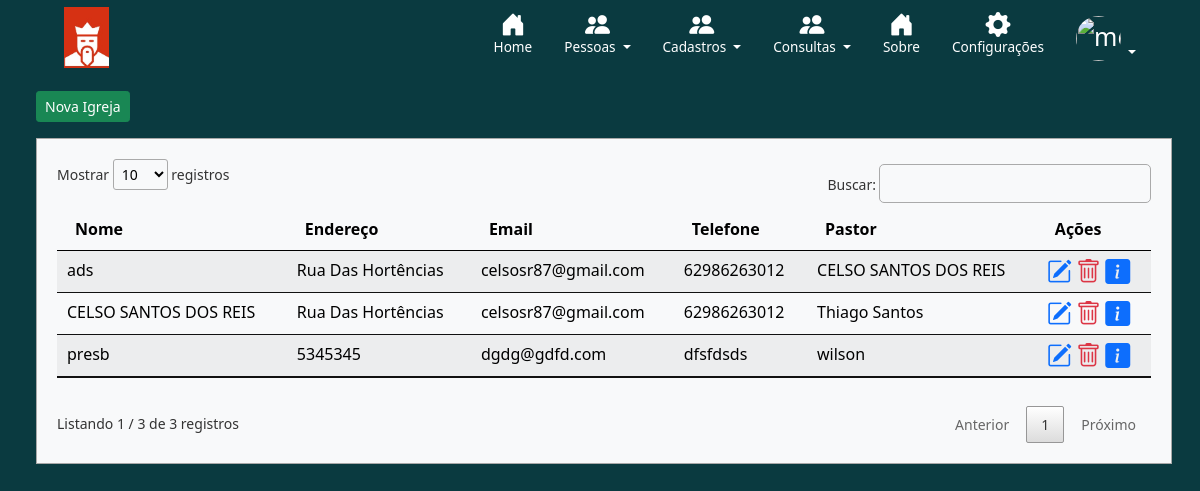
Before: /listar/igrejas/ (signed in) with the older database file.
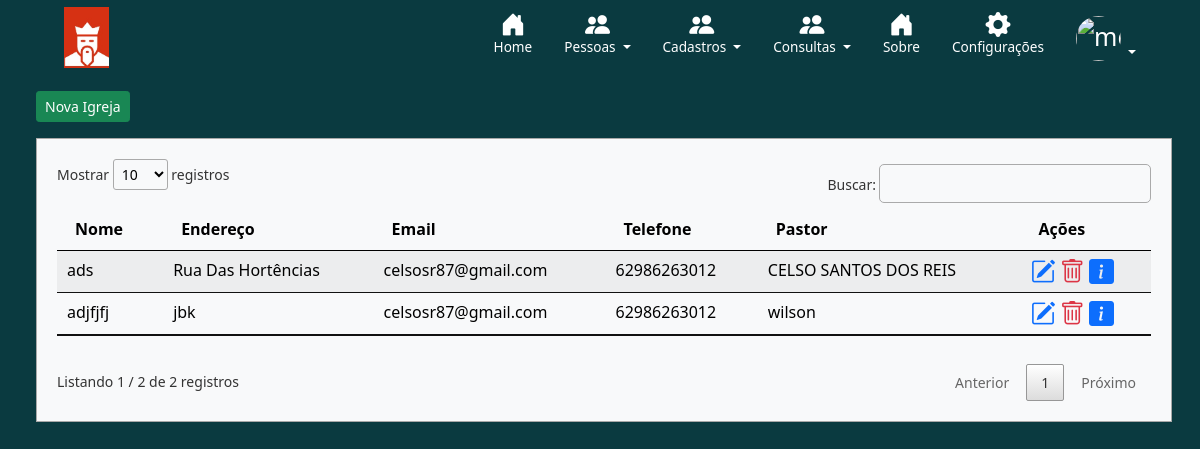
After: the same page with the newer database file.
### cadastros/models.py (models this page shows, shortened)
class Igrejas(models.Model):
    nome = models.CharField(max_length=100, verbose_name='Nome')
    endereco = models.CharField(max_length=255, verbose_name='Endereço')
    email = models.EmailField(max_length=60, verbose_name='E-mail', blank=True, null=True)
    telefone = models.CharField(max_length=20, verbose_name='Telefone')
    pastores = models.ForeignKey(Pastores, on_delete=models.PROTECT)

class Pastores(models.Model):
    nome = models.CharField(max_length=100, verbose_name='Nome')
    cpf = models.CharField(max_length=20, verbose_name='CPF')
    endereco = models.CharField(max_length=255, verbose_name='Endereço')
    email = models.EmailField(max_length=60, verbose_name='E-mail', blank=True, null=True)
    data_nascimento = models.DateField(verbose_name='Data de Nascimento')
    telefone = models.CharField(max_length=20, verbose_name='Telefone')

### cadastros/views.py (the view)
# urls.py: path('listar/igrejas/', IgrejasList.as_view(), name='listar-igrejas'),
class IgrejasList(LoginRequiredMixin, ListView):
    login_url = reverse_lazy('login')
    model = Igrejas
    template_name = 'cadastros/listas/listaigrejas.html'

### cadastros/templates/cadastros/listas/listaigrejas.html (shortened to what this page needs)
{% extends 'paginas/modelo.html' %}
{% load static %}
{% block dashboard %}
<div class="container-fluid mb-4 mx-4">
    <div class="col-md-12 my-3">
        <a href="{% url 'cadastrar-igrejas' %}" type="button" class="btn btn-success btn-sm">Nova Igreja</a>
    </div>
    <div class="tabela bg-light">
            <table id="example" class="table table-striped table-light table-hover my-4 my-4" style="width:100%">
                <thead>
                    <tr>
                        <th>Nome</th>
                        <th>Endereço</th>
                        <th class="esc">Email</th>
                        <th class="esc">Telefone</th>
                        <th class="esc">Pastor</th>
                        <th>Ações</th>
                    </tr>
                </thead>
                <tbody>
                    {% for igrejas in object_list %}
                    <tr>
                        <td>{{ igrejas.nome }}</td>
                        <td>{{ igrejas.endereco }}</td>
                        <td class="esc">{{ igrejas.email }}</td>
                        <td class="esc">{{ igrejas.telefone }}</td>
                        <td class="esc">{{ igrejas.pastores.nome }}</td>
                        <td>
                            <a href="{% url 'editar-igrejas' igrejas.pk %}"  title="Editar Registro">	<i class="bi bi-pencil-square text-primary"></i> </a>
                            <a href="{% url 'excluir-igrejas' igrejas.pk %}" title="Excluir">	<i class="bi bi-trash text-danger"></i> </a>
                            <a href="#" onclick="dados('{{ igrejas.nome }}', '{{ igrejas.cpf }}', '{{ igrejas.email }}', '{{ igrejas.telefone }}', '{{ igrejas.endereco }}')" title="Ver Dados">	<i class="bi bi-info-square-fill text-primary"></i> </a>
                        </td>
                    </tr>
                    {% empty %}
                    <tr>
                        <td colspan="3">Nenhuma Igreja </td>
                    </tr>
                    {% endfor %}
                </tbody>
            </table>
    </div>
    </div>
{% endblock %}

### paginas/templates/paginas/modelo.html (shortened to what this page needs)
{% load static %}
   <link href="{% static 'css/bootstrap.min.css' %}" rel="stylesheet">
   <!DOCTYPE html>
<html>
<head>
	<link href="https://cdn.jsdelivr.net/npm/bootstrap@5.0.1/dist/css/bootstrap.min.css" rel="stylesheet">
	<link href="{% static 'css/style.css' %}" rel="stylesheet" type="text/css">
	<link rel="stylesheet" href="https://cdn.jsdelivr.net/npm/bootstrap-icons@1.11.1/font/bootstrap-icons.css">
	<link href="https://cdn.jsdelivr.net/npm/select2@4.1.0-rc.0/dist/css/select2.min.css" rel="stylesheet" />
	<link rel="stylesheet" type="text/css" href="{% static 'DataTables/datatables.min.css' %}"/>
	<link href="{% static 'css/toastr.css' %}" rel="stylesheet" type="text/css">
</head>
{% if request.user.is_authenticated %}
<body class="background-sistema">
{% block menu %}
<header>
    <div class="px-3 py-1 nav-menu text-white">
    	<div class="container-fluider">
      	<div class=" d-flex flex-wrap align-items-center justify-content-center justify-content-lg-start">
					<a class="d-flex align-items-center mx-5 my-2 my-lg-0 me-lg-auto text-white text-decoration-none" href="{% url 'index' %}"><img src="{% static 'img/logo-icone.jpg' %}" width="45px"> </a>
          <ul class="nav col-12 col-lg-auto my-2 justify-content-center my-md-0 text-small">
            <li>
              <a href="{% url 'index' %}" class="nav-link text-white">
			  <i class="d-block mx-auto bi bi-house-door-fill"></i>
                Home
              </a>
            </li>
            <li class="nav-item dropdown">
              <a href="#" class="nav-link text-white dropdown-toggle" role="button" data-bs-toggle="dropdown" aria-expanded="false">
			  <i class="d-block mx-auto bi bi-people-fill"></i>
                Pessoas
              </a>
            </li>
			<li class="nav-item dropdown">
              <a href="#" class="nav-link text-white dropdown-toggle" role="button" data-bs-toggle="dropdown" aria-expanded="false">
			  <i class="d-block mx-auto bi bi-people-fill"></i>
			  	Cadastros
              </a>
            </li>
			<li class="nav-item dropdown">
              <a href="#" class="nav-link text-white dropdown-toggle" role="button" data-bs-toggle="dropdown" aria-expanded="false">
			  <i class="d-block mx-auto bi bi-people-fill"></i>
			  	Consultas
              </a>
            </li>
			<li>
				<a href="{% url 'sobre' %}" class="nav-link text-white">
				<i class="d-block mx-auto bi bi-house-door-fill"></i>
				  Sobre
				</a>
			  </li>
            <li>
			  <a class="nav-link text-white" aria-current="page" href="#" data-bs-toggle="modal" data-bs-target="#modalConfig"><i class="d-block mx-auto bi bi-gear-fill"></i>Configurações</a>
            </li>
            <li class="nav-item dropdown">
				<a href="#" class=" nav-link link-white foto text-decoration-none dropdown-toggle" id="dropdownUser1" data-bs-toggle="dropdown" aria-expanded="false">
					<img src="../img/membros/foto.php" alt="mdo" width="45" height="45" class=" max-auto bi mt-1 rounded-circle">
				</a>
            </li>
			<li>
			  <a class="nav-link text-white" aria-current="page" href="#" data-bs-toggle="modal" data-bs-target="#modalConfig"><p class="d-block mx-auto mt-2"></p></a>
            </li>
          </ul>
        </div>
      </div>
    </div>
  </header>
{% endblock %}
{% block dashboard %}{% endblock %}
</body>
</html>
{% endif %}

### static/css/style.css (style rules this page uses)
.tabela { margin-right: 40px; border:solid 1px #a8a8a8; padding:20px; font-size:14px; }
.tabela a { text-decoration: none; }
.bi { vertical-align: -.125em; fill: currentColor; text-align: center; font-size: 25px; }
.foto { text-align: right; color: white; }
.text-small { font-size: 85%; }
.dropdown-toggle { outline: 0; }
.background-sistema { background-color: #0A3A40; }
.nav-menu { background-color: #0A3A40; }
a { text-decoration: none; }
body { color: #000; overflow-x: hidden; height: 100%; background-image: url("https://i.imgur.com/GMmCQHC.png"); background-repeat: no-repeat; background-size: 100% 100% }

Changed rows visible on the page:
removed Igrejas: nome "CELSO SANTOS DOS REIS", endereco "Rua Das Hortências", email "celsosr87@gmail.com", telefone "62986263012", pastores.nome "Thiago Santos"
removed Igrejas: nome "presb", endereco "5345345", email "dgdg@gdfd.com", telefone "dfsfdsds", pastores.nome "wilson"
added Igrejas: nome "adjfjfj", endereco "jbk", email "celsosr87@gmail.com", telefone "62986263012", pastores.nome "wilson"
Other visible differences:
text written by a page script: "Mostrar registros Buscar: Listando 1 / 3 de 3 registros Anterior 1 Próximo" → "Mostrar registros Buscar: Listando 1 / 2 de 2 registros Anterior 1 Próximo"
